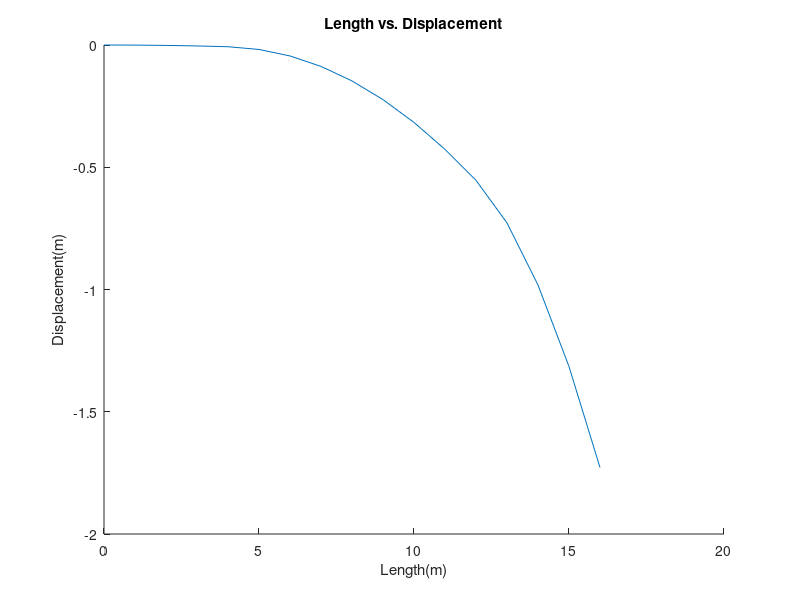
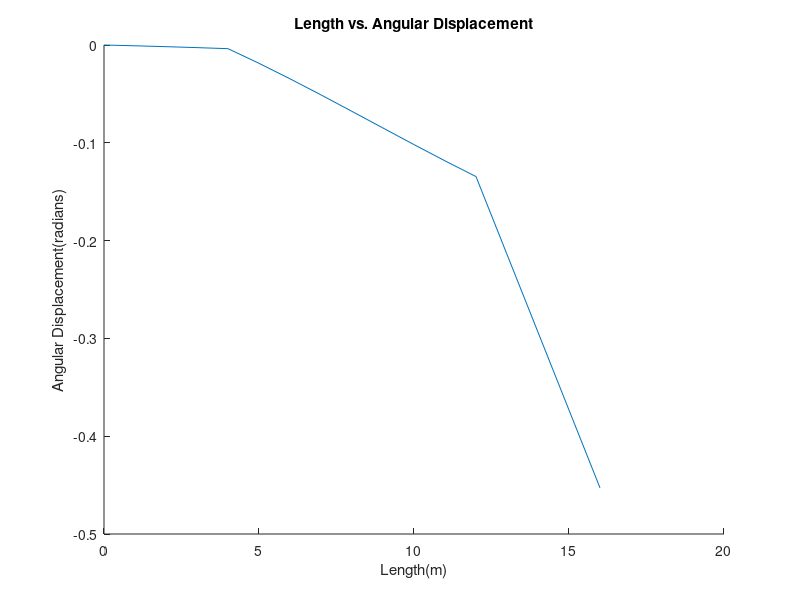

The MATLAB source for these figures, in order:
clear all; clc;

%% 1b

Q = 30;
lnode = 1;
Eall = 200*10^9;

I1 = .1^4/12;
I2 = pi*.03^4/4;
I3 = pi*.02^4/4;

F1 = @(FR1) FR1;
M1 = @(MR1) MR1;
F2 = 0;
M2 = 0;
F3 = 0;
M3 = 0;
F4 = 0;
M4 = 0;

F5 = Q*lnode/2;
M5 = Q*(lnode)^2/12;
F6 = Q*lnode;
M6 = 0;
F7 = Q*lnode;
M7 = 0;
F8 = Q*lnode;
M8 = 0;
F9 = Q*lnode;
M9 = 0;
F10 = Q*lnode;
M10 = 0;
F11 = Q*lnode;
M11 = 0;
F12 = Q*lnode;
M12 = 0;

F13 = Q*lnode/2-100;
M13 = -Q*(lnode)^2/12;
F14 = 0;
M14 = 0;
F15 = 0;
M15 = 0;
F16 = 0;
M16 = 0;
F17 = 0;
M17 = -2000;

Fr = [F2,M2,F3,M3,F4,M4,F5,M5,F6,M6,F7,M7,F8,M8,F9,M9,F10,M10,F11,M11,F12,M12,F13,M13,F14,M14,F15,M15,F16,M16,F17,M17]';
    
K = @(E,I,L) [12*E*I/L^3 6*E*I/L^2 -12*E*I/L^3 6*E*I/L^2; 6*E*I/L^2 4*E*I/L -6*E*I/L^2 2*E*I/L; -12*E*I/L^3 -6*E*I/L^2 12*E*I/L^3 -6*E*I/L^2; 6*E*I/L^2 2*E*I/L -6*E*I/L^2 4*E*I/L];
K1to4 = K(Eall,I1,lnode);
K5to12 = K(Eall,I2,lnode);
K13to16 = K(Eall,I3,lnode);

Kg = zeros(34,34);
Kg([1:4],[1:4]) = Kg([1:4],[1:4]) + K1to4;
Kg([3:6],[3:6]) = Kg([3:6],[3:6]) + K1to4;
Kg([5:8],[5:8]) = Kg([5:8],[5:8]) + K1to4;
Kg([7:10],[7:10]) = Kg([7:10],[7:10]) + K1to4;

Kg([9:12],[9:12]) = Kg([9:12],[9:12]) + K5to12;
Kg([11:14],[11:14]) = Kg([11:14],[11:14]) + K5to12;
Kg([13:16],[13:16]) = Kg([13:16],[13:16]) + K5to12;
Kg([15:18],[15:18]) = Kg([15:18],[15:18]) + K5to12;
Kg([17:20],[17:20]) = Kg([17:20],[17:20]) + K5to12;
Kg([19:22],[19:22]) = Kg([19:22],[19:22]) + K5to12;
Kg([21:24],[21:24]) = Kg([21:24],[21:24]) + K5to12;
Kg([23:26],[23:26]) = Kg([23:26],[23:26]) + K5to12;

Kg([25:28],[25:28]) = Kg([25:28],[25:28]) + K13to16;
Kg([27:30],[27:30]) = Kg([27:30],[27:30]) + K13to16;
Kg([29:32],[29:32]) = Kg([29:32],[29:32]) + K13to16;
Kg([31:34],[31:34]) = Kg([31:34],[31:34]) + K13to16;

Kr = Kg;
Kr(:,2) = [];
Kr(2,:) = [];
Kr(:,1) = [];
Kr(1,:) = [];

norm(Kg,2)
cond(Kr)
%% 1c
ur = Kr\Fr;

%% 1d
ug = [0;0;ur];
Fe = Kg*ug;

%% 1e
de = ug([1,3,5,7,9,11,13,15,17,19,21,23,25,27,29,31,33]);
figure(1); hold on;
title('Length vs. Displacement');
xlabel('Length(m)');
ylabel('Displacement(m)');
plot(0:16,de);

%% 1f
thetae = ug([2,4,6,8,10,12,14,16,18,20,22,24,26,28,30,32,34]);
figure(2); hold on;
title('Length vs. Angular Displacement');
xlabel('Length(m)');
ylabel('Angular Displacement(radians)');
plot(0:16,thetae);
